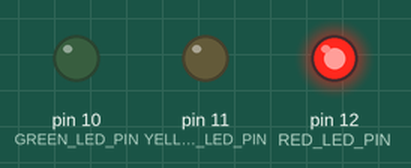
This sketch was run on a simulated Arduino Uno, built with avr-gcc and run on an emulated ATmega328P. On the bench: output pins drawn as LEDs (lit = HIGH).

Above: at 0.5 s.
At 1.5 s:
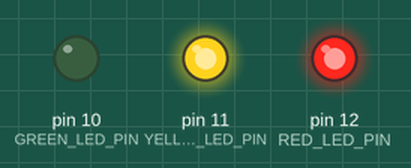
At 2.5 s:
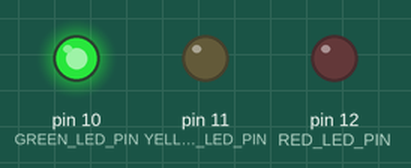
At 3.5 s:
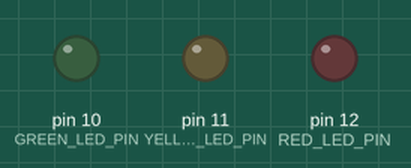
Timing chart, 0 to 5.2 s (numbered marks = the images above):
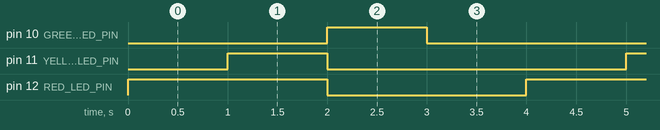

The sketch:

traffic_light_blink.ino
```cpp
/*
  [Arduino] https://www.arduino.cc/en/Tutorial/BuiltInExamples/
  [Tinkercad] https://www.tinkercad.com/things/iUQuEFFfV6M-multiple-leds-breadboard-blocks
*/


// definerer pins som LED'erne er knyttet til
#define RED_LED_PIN 12
#define YELLOW_LED_PIN 11
#define GREEN_LED_PIN 10

// the setup function runs once when you press reset or power the board
void setup() {
  // initialiserer pins som output
  pinMode(RED_LED_PIN, OUTPUT);
  pinMode(YELLOW_LED_PIN, OUTPUT);
  pinMode(GREEN_LED_PIN, OUTPUT);
}

// the loop function runs over and over again forever
void loop() {
  digitalWrite(RED_LED_PIN, HIGH);    // Skrur på rød LED ved å sette spenning til HIGH
  delay(1000);                        // venter 1 sekund

  digitalWrite(YELLOW_LED_PIN, HIGH); // Skrur på gul LED ved å sette spenning til HIGH
  delay(1000);                       // venter 1 sekund

  digitalWrite(YELLOW_LED_PIN, LOW);  // Skrur av gul LED ved å sette spenning til LOW
  digitalWrite(RED_LED_PIN, LOW);     // Skrur av rød LED ved å sette spenning til LOW samtidig
  digitalWrite(GREEN_LED_PIN, HIGH);  // Skrur på grønn LED ved å sette spenning til HIGH
  delay(1000);                       // venter 1 sekund

  digitalWrite(GREEN_LED_PIN, LOW);  // Skrur av grønn LED ved å sette spenning til LOW
  delay(1000);                      // venter 1 sekund
}
```

Measured:
- by itself, pin 10 (GREEN_LED_PIN), pin 11 (YELLOW_LED_PIN): alternates HIGH for 1.0 s and LOW for 3.0 s
- by itself, pin 12 (RED_LED_PIN): alternates HIGH for 2.0 s and LOW for 2.0 s
- by itself, everything shown: repeats every 4.0 s, in 4 steps
